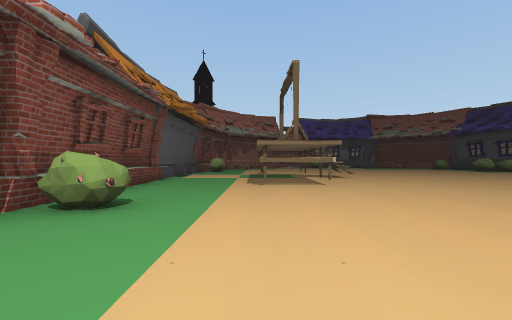
View 1 (above)

12 first-person views from a walk through a Unity game level. The camera is 1.2 m above the floor, looks level and sees 90° across. The floor is counted in squares, 2 m on a side. Each view is taken from the middle of a square. On the plan, view 1 faces up. The plan holds only what a view shows up to about 9 squares ahead; the rest is blank. The place goes on beyond the plan. Some surface patterns are stand-ins.

View 2
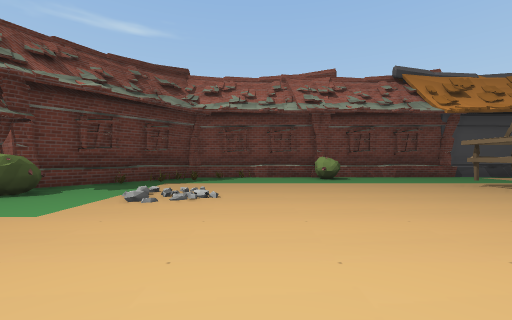

View 3
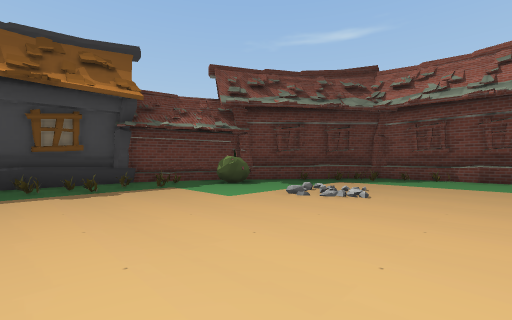

View 4
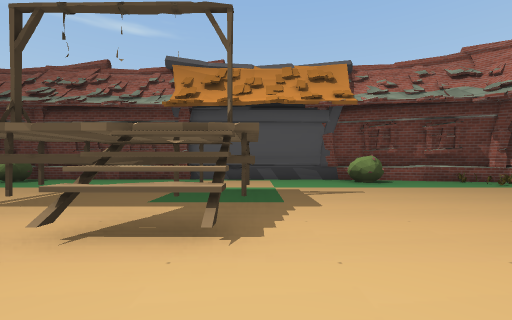

View 5
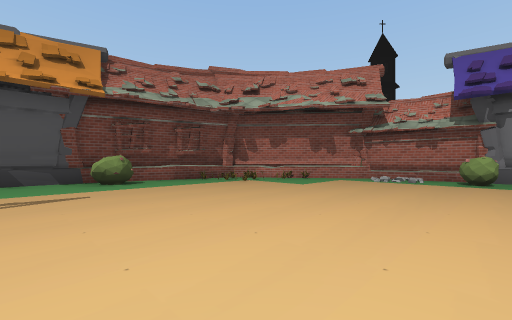

View 6
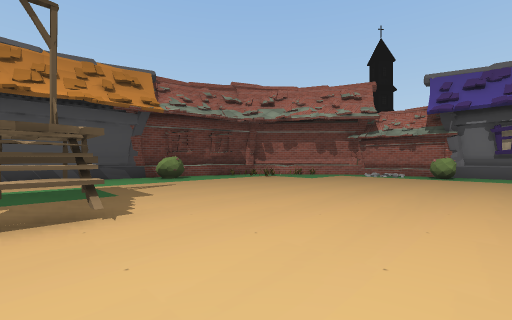

View 7
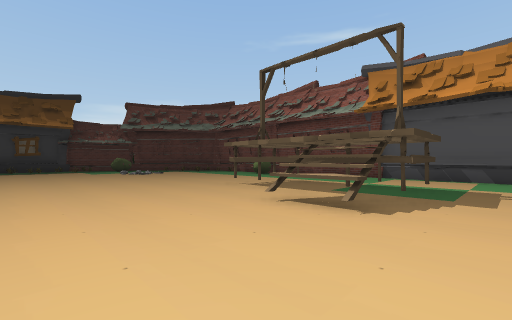

View 8
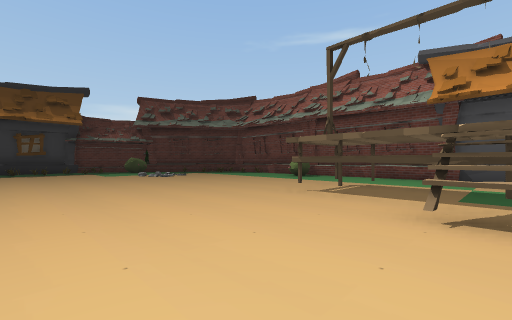

View 9
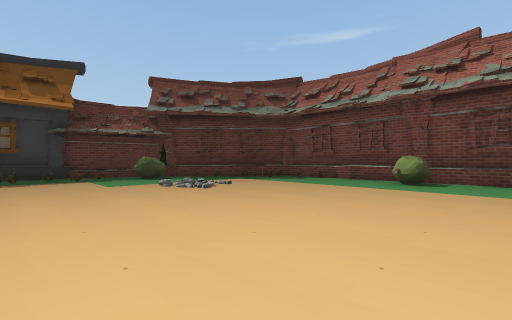

View 10
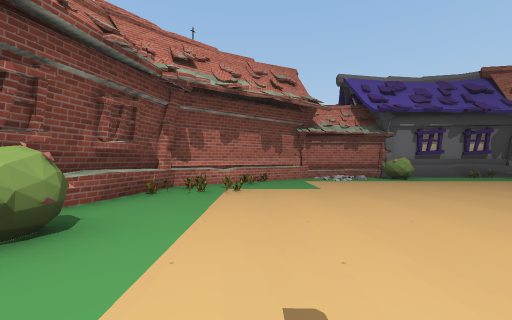

View 11
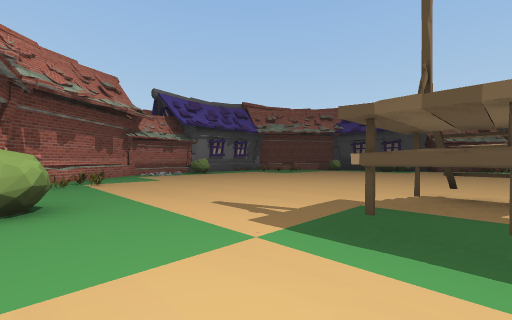

View 12
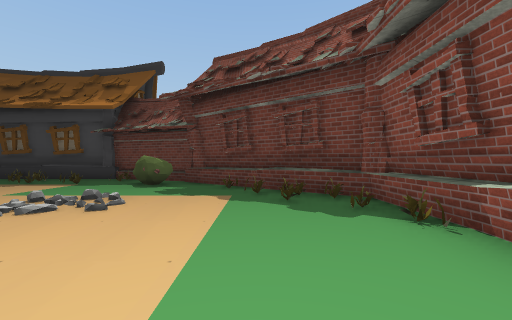

### Floor plan
Key: @ floor where view 1 was taken; # wall or solid block; . main floor; : floor 2 m higher than the main floor; = window, fence, low wall or low ledge; B bush.
Columns run from 3 left of view 1 to 6 right of it. Each row starts with its distance up from view 1.
 20     ######
 19    ###.BB.
 18  ###......
 17  #........
 16  #........
 15 ##........
 14 #.........
 13 #B........
 12 #.........
 11 #.........
 10 #...:#....
  9 #.....=...
  8 #.........
  7 #.........
  6 #..#:#....
  5 #.........
  4 #.........
  3 #B........
  2 #.........
  1 #.........
  0 #..@......
 -1 #.........
 -2 ##........
 -3  ###BB....
 -4   ###.....
 -5   ########
 -6   #

Where each view was taken, in squares from view 1:
view 1: 0 up, 0 right, facing up
view 2: 1 up, 6 right, facing left
view 3: 2 up, 6 right, facing down-left
view 4: 10 up, 5 right, facing left
view 5: 11 up, 5 right, facing up-left
view 6: 9 up, 6 right, facing up-left
view 7: 11 up, 6 right, facing down-left
view 8: 9 up, 6 right, facing down-left
view 9: 5 up, 5 right, facing down-left
view 10: 11 up, 0 right, facing up
view 11: 9 up, 2 left, facing up-right
view 12: 3 up, 1 left, facing down
